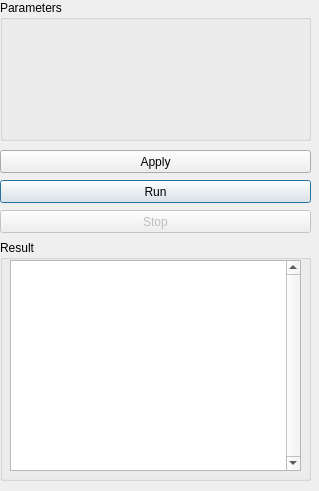
<?xml version="1.0" encoding="UTF-8"?>
<ui version="4.0">
 <author>Nestor Rodriguez</author>
 <class>Dialog</class>
 <widget class="QDialog" name="Dialog">
  <property name="windowModality">
   <enum>Qt::NonModal</enum>
  </property>
  <property name="geometry">
   <rect>
    <x>0</x>
    <y>0</y>
    <width>319</width>
    <height>491</height>
   </rect>
  </property>
  <property name="windowTitle">
   <string>UMDAc</string>
  </property>
  <widget class="QWidget" name="verticalLayoutWidget">
   <property name="geometry">
    <rect>
     <x>0</x>
     <y>0</y>
     <width>311</width>
     <height>141</height>
    </rect>
   </property>
   <layout class="QVBoxLayout" name="verticalLayout">
    <item>
     <widget class="QGroupBox" name="paramBox">
      <property name="title">
       <string>Parameters</string>
      </property>
     </widget>
    </item>
   </layout>
  </widget>
  <widget class="QGroupBox" name="resultBox">
   <property name="geometry">
    <rect>
     <x>0</x>
     <y>240</y>
     <width>311</width>
     <height>241</height>
    </rect>
   </property>
   <property name="title">
    <string>Result</string>
   </property>
   <widget class="QTextEdit" name="resultTextEdit">
    <property name="geometry">
     <rect>
      <x>10</x>
      <y>20</y>
      <width>291</width>
      <height>211</height>
     </rect>
    </property>
    <property name="verticalScrollBarPolicy">
     <enum>Qt::ScrollBarAlwaysOn</enum>
    </property>
   </widget>
  </widget>
  <widget class="QPushButton" name="runButton">
   <property name="geometry">
    <rect>
     <x>0</x>
     <y>180</y>
     <width>311</width>
     <height>23</height>
    </rect>
   </property>
   <property name="text">
    <string>Run</string>
   </property>
  </widget>
  <widget class="QPushButton" name="applyButton">
   <property name="geometry">
    <rect>
     <x>0</x>
     <y>150</y>
     <width>311</width>
     <height>23</height>
    </rect>
   </property>
   <property name="text">
    <string>Apply</string>
   </property>
  </widget>
  <widget class="QPushButton" name="stopButton">
   <property name="enabled">
    <bool>false</bool>
   </property>
   <property name="geometry">
    <rect>
     <x>0</x>
     <y>210</y>
     <width>311</width>
     <height>23</height>
    </rect>
   </property>
   <property name="text">
    <string>Stop</string>
   </property>
  </widget>
 </widget>
 <resources/>
 <connections/>
</ui>
